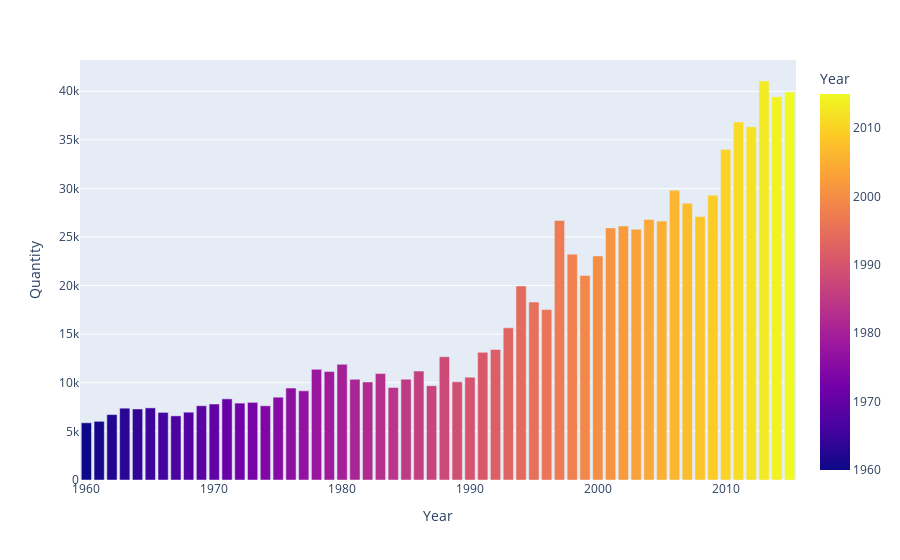

Notebook code cell kept with this figure:
### Code cell
px.bar(df, x='Year', y='Quantity', color='Year')

### Figure 1 — Plotly figure (JSON) as saved in the notebook; plotly's stock layout.template omitted (floating-point values rounded to 4 significant figures)
{"data": [{"alignmentgroup": "True", "hovertemplate": "Year=%{marker.color}<br>Quantity=%{y}<extra></extra>", "legendgroup": "", "marker": {"color": [2015, 2014, 2013, 2012, 2011, 2010, 2009, 2008, 2007, 2006, 2005, 2004, 2003, 2002, 2001, 2000, 1999, 1998, 1997, 1996, 1995, 1994, 1993, 1992, 1991, 1990, 1989, 1988, 1987, 1986, 1985, 1984, 1983, 1982, 1981, 1980, 1979, 1978, 1977, 1976, 1975, 1974, 1973, 1972, 1971, 1970, 1969, 1968, 1967, 1966, 1965, 1964, 1963, 1962, 1961, 1960], "coloraxis": "coloraxis"}, "name": "", "offsetgroup": "", "orientation": "v", "showlegend": false, "textposition": "auto", "type": "bar", "x": [2015, 2014, 2013, 2012, 2011, 2010, 2009, 2008, 2007, 2006, 2005, 2004, 2003, 2002, 2001, 2000, 1999, 1998, 1997, 1996, 1995, 1994, 1993, 1992, 1991, 1990, 1989, 1988, 1987, 1986, 1985, 1984, 1983, 1982, 1981, 1980, 1979, 1978, 1977, 1976, 1975, 1974, 1973, 1972, 1971, 1970, 1969, 1968, 1967, 1966, 1965, 1964, 1963, 1962, 1961, 1960], "xaxis": "x", "y": [39919, 39432, 41054, 36342, 36836, 34004, 29298, 27110, 28481, 29808, 26643, 26803, 25797, 26138, 25939, 23055, 21043, 23236, 26700, 17535, 18312, 19967, 15660, 13432, 13135, 10585, 10101, 12679, 9709, 11204, 10377, 9528, 10948, 10089, 10360, 11900, 11173, 11383, 9171, 9458, 8520, 7634, 7986, 7911, 8349, 7818, 7642, 6976, 6597, 6955, 7421, 7306, 7390, 6731, 6038, 5889], "yaxis": "y"}], "layout": {"barmode": "relative", "coloraxis": {"colorbar": {"title": {"text": "Year"}}, "colorscale": [[0, "#0d0887"], [0.1111, "#46039f"], [0.2222, "#7201a8"], [0.3333, "#9c179e"], [0.4444, "#bd3786"], [0.5556, "#d8576b"], [0.6667, "#ed7953"], [0.7778, "#fb9f3a"], [0.8889, "#fdca26"], [1, "#f0f921"]]}, "legend": {"tracegroupgap": 0}, "margin": {"t": 60}, "xaxis": {"anchor": "y", "domain": [0, 1], "title": {"text": "Year"}}, "yaxis": {"anchor": "x", "domain": [0, 1], "title": {"text": "Quantity"}}}}
